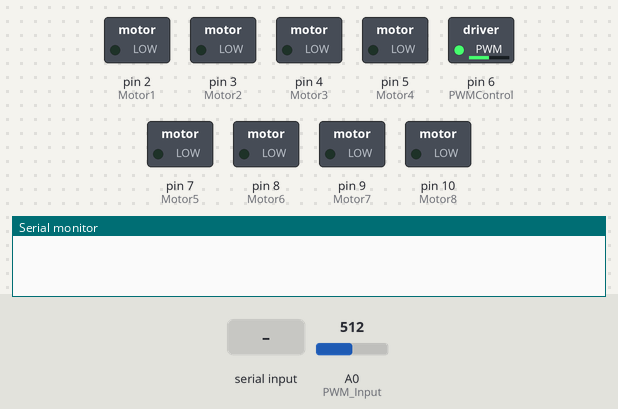
Recording of a sketch running on a simulated Arduino Uno, built with avr-gcc and run on an emulated ATmega328P. Shown: switched loads named in the sketch (green lamp = pin HIGH), the last lines printed to the serial monitor. The inputs (shaded band) are chosen by the test bench; at power-on: A0 (PWM_Input) = 512.

Above: at 1.2 s.
1.3 s: "A" received over Serial
At 1.6 s:
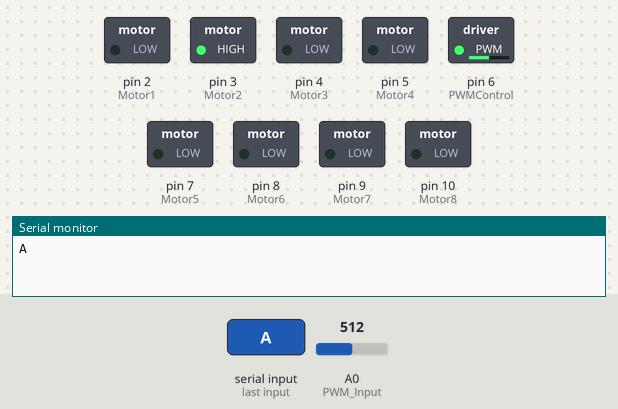
2.8 s: byte 85 ('U') received over Serial
At 4.0 s:
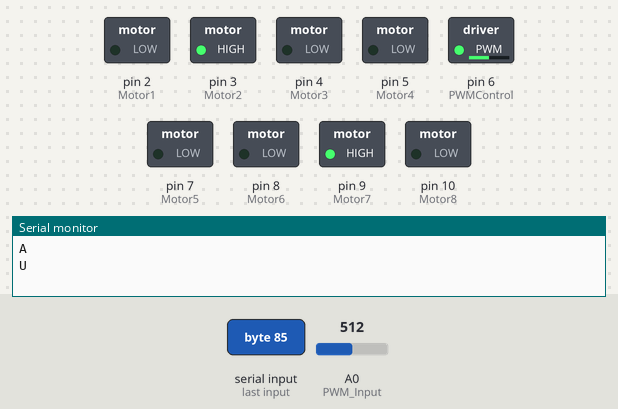
4.3 s: byte 86 ('V') received over Serial
At 5.1 s:
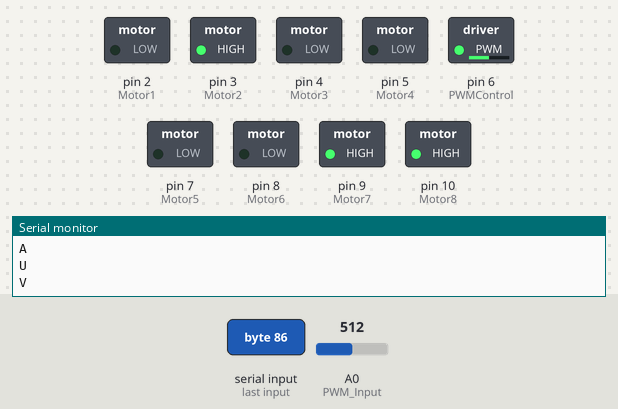
5.8 s: A0 (PWM_Input) set to 716
At 6.2 s:
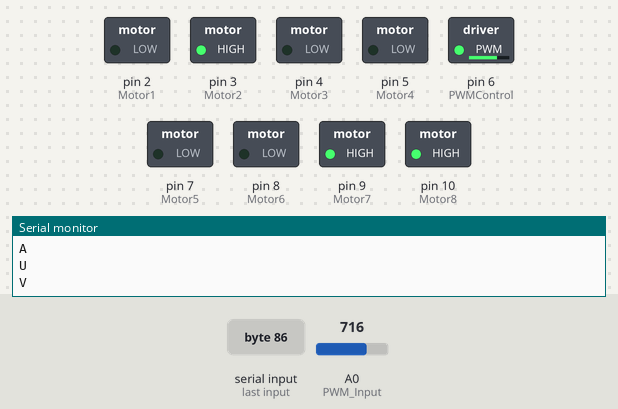
7.3 s: "B" received over Serial
At 8.5 s:
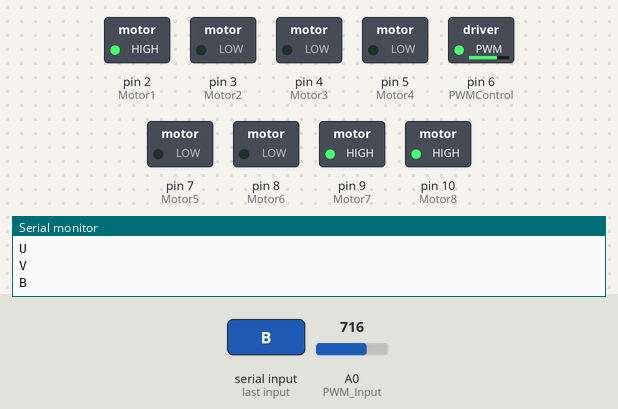
8.8 s: "C" received over Serial
At 9.7 s:
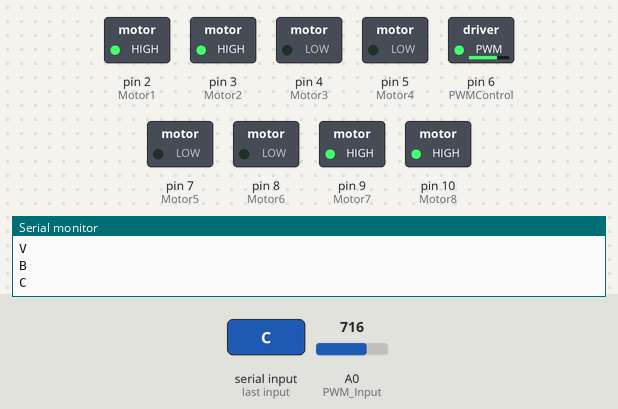
Timing chart, 0 to 11.3 s (numbered marks = the images above; inputs shaded):
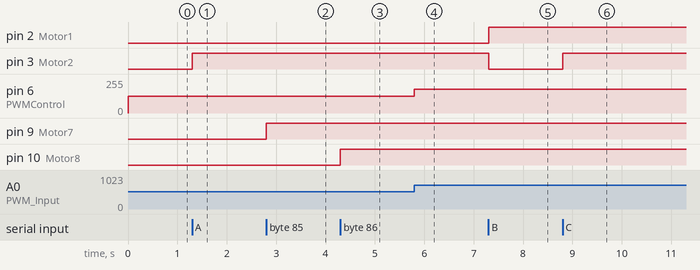

Measured:
- after the input at 1.3 s, pin 3 (Motor2): LOW → HIGH at once
- after the input at 2.8 s, pin 9 (Motor7): LOW → HIGH at once
- after the input at 4.3 s, pin 10 (Motor8): LOW → HIGH at once
- after the input at 5.8 s, pin 6 (PWMControl): 127/255 → 178/255 at once
- after the input at 7.3 s, pin 2 (Motor1): LOW → HIGH at once; pin 3 (Motor2): HIGH → LOW at once
- after the input at 8.8 s, pin 3 (Motor2): LOW → HIGH at once

The sketch:

Agri-Copter.ino
```cpp
int Motor1 = 2;
int Motor2 = 3;
int Motor3 = 4;
int Motor4 = 5;
int Motor5 = 7;
int Motor6 = 8;
int Motor7 = 9;
int Motor8 = 10;
int PWMControl= 6;
int PWM_Input = A0;
int PWM_Value = 0;

void setup() {
  pinMode(Motor1, OUTPUT);
  pinMode(Motor2, OUTPUT);
  pinMode(Motor3, OUTPUT);
  pinMode(Motor4, OUTPUT);
  pinMode(Motor5, OUTPUT);
  pinMode(Motor6, OUTPUT);
  pinMode(Motor7, OUTPUT);
  pinMode(Motor8, OUTPUT);
  pinMode(PWMControl, OUTPUT);
  pinMode(PWM_Input, INPUT);
  Serial.begin(9600);
}

void loop() {
  PWM_Value = analogRead(PWM_Input);
  PWM_Value = map(PWM_Value, 0, 1023, 0, 255);
  analogWrite(PWMControl, PWM_Value);
  if(Serial.available()){
    char data = Serial.read();
    Serial.println(data);
    if(data == 'A'){MotorClockwise1();}
    if(data == 'B'){MotorAntiClockwise1();}
    if(data == 'C'){MotorStop1();}
    if(data == 'G'){MotorClockwise2();}
    if(data == 'H'){MotorAntiClockwise2();}
    if(data == 'I'){MotorStop2();}
    if(data == 'M'){MotorClockwise3();}
    if(data == 'N'){MotorAntiClockwise3();}
    if(data == 'O'){MotorStop3();}
    if(data == 'T'){MotorClockwise4();}
    if(data == 'U'){MotorAntiClockwise4();}
    if(data == 'V'){MotorStop4();}
  }
}

void MotorAntiClockwise1(){
  digitalWrite(Motor1, HIGH);
  digitalWrite(Motor2, LOW);
}

void MotorClockwise1(){
  digitalWrite(Motor1, LOW);
  digitalWrite(Motor2, HIGH);
}

void MotorStop1(){
  digitalWrite(Motor1, HIGH);
  digitalWrite(Motor2, HIGH);
}

void MotorAntiClockwise2(){
  digitalWrite(Motor3, HIGH);
  digitalWrite(Motor4, LOW);
}

void MotorClockwise2(){
  digitalWrite(Motor3, LOW);
  digitalWrite(Motor4, HIGH);
}

void MotorStop2(){
  digitalWrite(Motor3, HIGH);
  digitalWrite(Motor4, HIGH);
}

void MotorAntiClockwise3(){
  digitalWrite(Motor5, HIGH);
  digitalWrite(Motor6, LOW);
}

void MotorClockwise3(){
  digitalWrite(Motor5, LOW);
  digitalWrite(Motor6, HIGH);
}

void MotorStop3(){
  digitalWrite(Motor5, HIGH);
  digitalWrite(Motor6, HIGH);
}

void MotorAntiClockwise4(){
  digitalWrite(Motor7, HIGH);
  digitalWrite(Motor8, LOW);
}

void MotorClockwise4(){
  digitalWrite(Motor7, LOW);
  digitalWrite(Motor8, HIGH);
}

void MotorStop4(){
  digitalWrite(Motor7, HIGH);
  digitalWrite(Motor8, HIGH);
}
```
